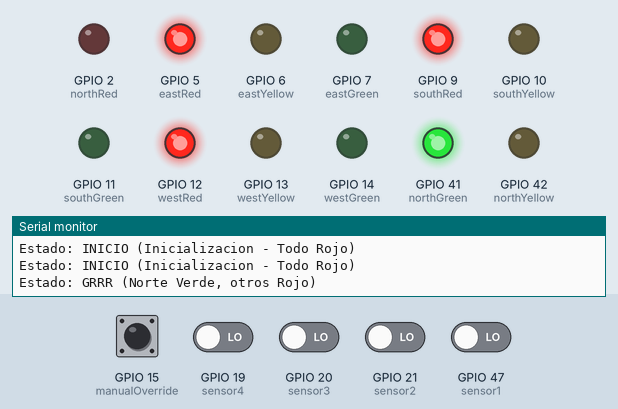
Bench run of a sketch on a simulated ESP32-S3. Parts: output pins drawn as LEDs (lit = HIGH), the last lines printed to the serial monitor. The inputs (shaded band) are chosen by the test bench; at power-on: GPIO 15 (manualOverride) HIGH, GPIO 19 (sensor4), GPIO 20 (sensor3), GPIO 21 (sensor2), GPIO 47 (sensor1) LOW.

Above: at 3.5 s.
3.6 s: GPIO 15 (manualOverride) pulled LOW for 1 s
At 4.3 s:
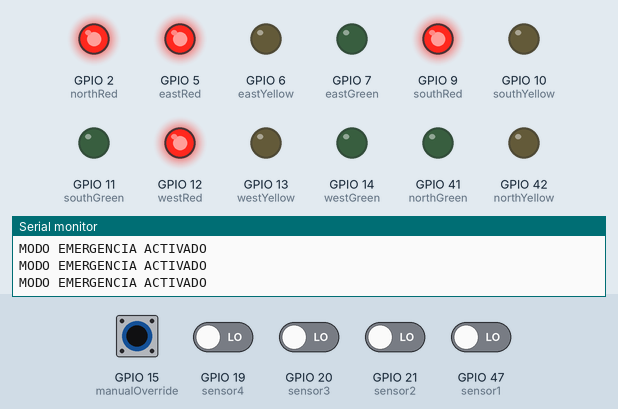
7.7 s: GPIO 47 (sensor1) driven LOW
At 10.2 s:
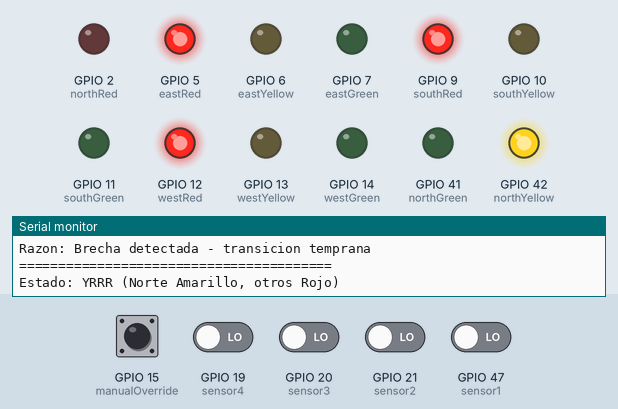
Timing chart, 0 to 27.2 s (numbered marks = the images above; inputs shaded):
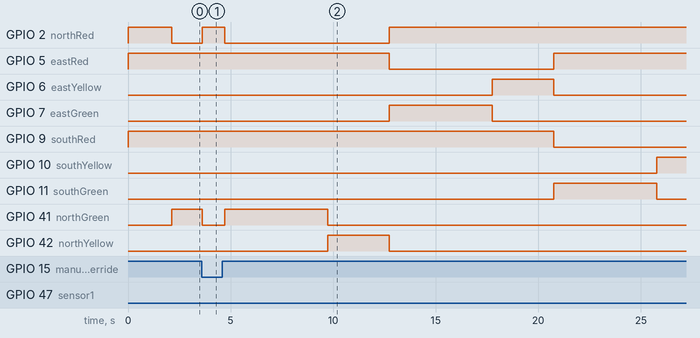

The sketch:

sketch.ino
```cpp
//
// Nodo de Control de Luz de Trafico
//
// Este sistema controla una intersección de vías con datos que recibe de las Unidades Detectoras (sensores)
// No posee timeout de sensores
// Autor: Juan Tiago Ruiz Rodriguez

// ============================================================================
// DEFINICIONES DE PINS
// ============================================================================

// Leds de luces de trafico (o salidas de relé para controlador de tráfico)
// Direccion Norte (Direccion 0)
const unsigned char northRed = 2;
const unsigned char northYellow = 42;
const unsigned char northGreen = 41;

// Direccion Este (Direccion 1)
const unsigned char eastRed = 5;
const unsigned char eastYellow = 6;
const unsigned char eastGreen = 7;

// Direccion Sur (Direccion 2)
const unsigned char southRed = 9;
const unsigned char southYellow = 10;
const unsigned char southGreen = 11;

// Direccion Oeste (Direccion 4)
const unsigned char westRed = 12;
const unsigned char westYellow = 13;
const unsigned char westGreen = 14;

// Entradas de sensores (para pruebas)
const unsigned char sensor1 = 47;  // Norte sensor
const unsigned char sensor2 = 21;  // Este sensor
const unsigned char sensor3 = 20;  // Sur sensor
const unsigned char sensor4 = 19;  // Oeste sensor

// Boton de emergencia/mantenimiento
const unsigned char manualOverride = 15;

// ============================================================================
// CONSTANTES DE TIEMPO
// ============================================================================

// Tiempo minimo, maximo, y de amarillo para cada fase (milisegundos)
const unsigned long tiempo_min = 5000;   // 5 segundos minimo
const unsigned long tiempo_max = 20000;  // 20 segundos maximo
const unsigned long tiempo_amarillo = 3000; // 3 segundos amarillo
const unsigned long tiempo_semaforo = 2000; // 2 segundos todo rojo emergencia

// Variables de tiempo
unsigned long timerMillis;
#define accumulatedMillis millis() - timerMillis

// ============================================================================
// DEFINICIONES DE ESTADOS
// ============================================================================

// Estados de luz de trafico basados en el diagrama de maquina de estados
enum TrafficStates {
  INICIO,     // 0 - Estado Inicial - Todo Rojo
  GRRR,       // 1 - Norte Verde, otros Rojo
  YRRR,       // 2 - North Yellow, otros Rojo
  RGRR,       // 3 - Este Verde, otros Rojo
  RYRR,       // 4 - Este Amarillo, otros Rojo
  RRGR,       // 5 - Sur Verde, otros Rojo
  RRYR,       // 6 - Sur Amarillo, otros Rojo
  RRRG,       // 7 - Oeste Verde, otros Rojo
  RRRY,       // 8 - Oeste Amarillo, otros Rojo
  YYYY        // 9 - Todos Amarillo (seguridad/mantenimiento)
};

unsigned char trafficState;

// ============================================================================
// VARIABLES DE CONTROL Y SENSORES
// ============================================================================

bool sensorActive[4] = {false, false, false, false};
float traffic_density [4] = {0.0, 0.0, 0.0, 0.0};
unsigned long phaseStartTime;
bool emergencyMode = false;
unsigned char previousState = 255;  // Inicializa a un estado no valido
// ============================================================================
// FUNCION SETUP
// ============================================================================

void setup() {
  Serial.begin(115200);
  Serial.println("Controlador de Luz de Trafico Iniciando...");
  // Inicializa los LED de salida
  pinMode(northRed, OUTPUT);
  pinMode(northYellow, OUTPUT);
  pinMode(northGreen, OUTPUT);
  pinMode(eastRed, OUTPUT);
  pinMode(eastYellow, OUTPUT);
  pinMode(eastGreen, OUTPUT);
  pinMode(southRed, OUTPUT);
  pinMode(southYellow, OUTPUT);
  pinMode(southGreen, OUTPUT);
  pinMode(westRed, OUTPUT);
  pinMode(westYellow, OUTPUT);
  pinMode(westGreen, OUTPUT);

  // Inicializa entradas de sensores (pruebas) y emergencia
  pinMode(sensor1, INPUT);
  pinMode(sensor2, INPUT);
  pinMode(sensor3, INPUT);
  pinMode(sensor4, INPUT);
  pinMode(manualOverride, INPUT_PULLUP);

  // Comienza en estado inicial
  trafficState = INICIO;
  timerMillis = millis();

  // Coloca todas las luces en rojo inicialmente
  setAllRed();

  Serial.println("Sistema inicializado - Todo Rojo");
  Serial.println("Secuencia completa: INICIO→GRRR→YRRR→RGRR→RYRR→RRGR→RRYR→RRRG→RRRY→repite");
}


void loop() {
  // Read sensors
  readSensors();

  // Checkea por override de emergencia
  if (digitalRead(manualOverride) == LOW) {
    emergencyMode = true;
    trafficState = YYYY;
    setAllRed();
    Serial.println("MODO EMERGENCIA ACTIVADO");
    return;
  } else {
    emergencyMode = false;
  }

  // Maquina de estados principal
  switch (trafficState) {

    case INICIO:
      Serial.println("Estado: INICIO (Inicializacion - Todo Rojo)");
      setAllRed();
      if (accumulatedMillis >= tiempo_semaforo) {
        timerMillis = millis();
        trafficState = GRRR;  // Comienza con direccion norte
      }
      break;

    case GRRR:
      if (previousState != GRRR) {
        Serial.println("Estado: GRRR (Norte Verde, otros Rojo)");
        previousState = GRRR;  // Actualiza el estado previo para imprimir una sola vez
      }
      setTrafficLights(1, 0, 0, 0); // Coloca las luces en Norte Verde, otros Rojo

      // Revisa las condiciones de transicion
      if (accumulatedMillis >= tiempo_min) {
        // Tiempo minimo cumplido, revisa por razones para cambiar
        if (accumulatedMillis >= tiempo_max ||
            (!sensorActive[0])) {

          // Captura la duracion del verde para obtener estadistica de densidad
          unsigned long greenLightDuration = accumulatedMillis;

          // Convierte a medida de densidad de trafico (1-100%)
          traffic_density[0] = ((float)(greenLightDuration - tiempo_min) / (float)(tiempo_max - tiempo_min)) * 100.0;

          // Ajusta al rango 1-100
          if (traffic_density[0] < 1.0) traffic_density[0] = 1.0;
          if (traffic_density[0] > 100.0) traffic_density[0] = 100.0;

          Serial.println("========================================");
          Serial.print("DURACION DE LUZ VERDE NORTE: ");
          Serial.print(greenLightDuration);
          Serial.print(" ms (");
          Serial.print(greenLightDuration / 1000.0, 1);
          Serial.println(" segundos)");

          Serial.print("DENSIDAD DE TRAFICO: ");
          Serial.print(traffic_density[0], 1);
          Serial.println("%");

          // Imprime por que cambio la luz verde
          if (accumulatedMillis >= tiempo_max) {
            Serial.println("Razon: Tiempo maximo limite alcanzado\n");
          } else if (!sensorActive[0]) {
            Serial.println("Razon: Brecha detectada - transicion temprana");
          }
          Serial.println("========================================");
          timerMillis = millis();
          trafficState = YRRR;
        }
      }
      break;

    case YRRR:
      if (previousState != YRRR) {
        Serial.println("Estado: YRRR (Norte Amarillo, otros Rojo)");
        previousState = YRRR;
      }

      setTrafficLights(2, 0, 0, 0);

      if (accumulatedMillis >= tiempo_amarillo) {
        timerMillis = millis();
        trafficState = RGRR;
      }
      break;

    case RGRR:
      if (previousState != RGRR) {
        Serial.println("Estado: RGRR (Este Verde, otros Rojo)");
        previousState = RGRR;
      }

      setTrafficLights(0, 1, 0, 0);

      if (accumulatedMillis >= tiempo_min) {
        if (accumulatedMillis >= tiempo_max ||
            (!sensorActive[1])) {

          unsigned long greenLightDuration = accumulatedMillis;

          traffic_density[1] = ((float)(greenLightDuration - tiempo_min) / (float)(tiempo_max - tiempo_min)) * 100.0;

          if (traffic_density[1] < 1.0) traffic_density[1] = 1.0;
          if (traffic_density[1] > 100.0) traffic_density[1] = 100.0;

          Serial.println("========================================");
          Serial.print("DURACION DE LUZ VERDE ESTE: ");
          Serial.print(greenLightDuration);
          Serial.print(" ms (");
          Serial.print(greenLightDuration / 1000.0, 1);
          Serial.println(" segundos)");

          Serial.print("DENSIDAD DE TRAFICO: ");
          Serial.print(traffic_density[1], 1);
          Serial.println("%");

          // Imprime por que cambio la luz verde
          if (accumulatedMillis >= tiempo_max) {
            Serial.println("Razon: Tiempo maximo limite alcanzado\n");
          } else if (!sensorActive[1]) {
            Serial.println("Razon: Brecha detectada - transicion temprana");
          }
          Serial.println("========================================");

          timerMillis = millis();
          trafficState = RYRR;
        }
      }
      break;

    case RYRR:
      if (previousState != RYRR) {
        Serial.println("Estado: RYRR (Este Amarillo, otros Rojo)");
        previousState = RYRR;
      }

      setTrafficLights(0, 2, 0, 0);

      if (accumulatedMillis >= tiempo_amarillo) {
        timerMillis = millis();
        trafficState = RRGR;
      }
      break;

    case RRGR:
      if (previousState != RRGR) {
        Serial.println("Estado: RRGG (Sur Verde, otros Rojo)");
        previousState = RRGR;
      }

      setTrafficLights(0, 0, 1, 0);

      if (accumulatedMillis >= tiempo_min) {
        if (accumulatedMillis >= tiempo_max ||
            (!sensorActive[2])) {

          unsigned long greenLightDuration = accumulatedMillis;

          traffic_density[2] = ((float)(greenLightDuration - tiempo_min) / (float)(tiempo_max - tiempo_min)) * 100.0;

          if (traffic_density[2] < 1.0) traffic_density[2] = 1.0;
          if (traffic_density[2] > 100.0) traffic_density[2] = 100.0;


          Serial.println("========================================");
          Serial.print("DURACION DE LUZ VERDE SUR: ");
          Serial.print(greenLightDuration);
          Serial.print(" ms (");
          Serial.print(greenLightDuration / 1000.0, 1);
          Serial.println(" segundos)");

          Serial.print("DENSIDAD DE TRAFICO: ");
          Serial.print(traffic_density[2], 1);
          Serial.println("%");

          // Imprime por que cambio la luz verde
          if (accumulatedMillis >= tiempo_max) {
            Serial.println("Razon: Tiempo maximo limite alcanzado\n");
          } else if (!sensorActive[2]) {
            Serial.println("Razon: Brecha detectada - transicion temprana");
          }
          Serial.println("========================================");

          timerMillis = millis();
          trafficState = RRYR;
        }
      }
      break;

    case RRYR:
      if (previousState != RRYR) {
        Serial.println("Estado: RRYY (Sur Amarillo, otros Rojo)");
        previousState = RRYR;
      }

      setTrafficLights(0, 0, 2, 0);

      if (accumulatedMillis >= tiempo_amarillo) {
        timerMillis = millis();
        trafficState = RRRG;
      }
      break;

    case RRRG:
      if (previousState != RRRG) {
        Serial.println("Estado: RRRG (Oeste Verde, otros Rojo)");
        previousState = RRRG;
      }

      setTrafficLights(0, 0, 0, 1);

      if (accumulatedMillis >= tiempo_min) {
        if (accumulatedMillis >= tiempo_max ||
            (!sensorActive[3])) {

          unsigned long greenLightDuration = accumulatedMillis;

          traffic_density[3] = ((float)(greenLightDuration - tiempo_min) / (float)(tiempo_max - tiempo_min)) * 100.0;

          if (traffic_density[3] < 1.0) traffic_density[3] = 1.0;
          if (traffic_density[3] > 100.0) traffic_density[3] = 100.0;

          Serial.println("========================================");
          Serial.print("DURACION DE LUZ VERDE OESTE: ");
          Serial.print(greenLightDuration);
          Serial.print(" ms (");
          Serial.print(greenLightDuration / 1000.0, 1);
          Serial.println(" seconds)");

          Serial.print("DENSIDAD DE TRAFICO: ");
          Serial.print(traffic_density[3], 1);
          Serial.println("%");

          // Imprime por que cambio la luz verde
          if (accumulatedMillis >= tiempo_max) {
            Serial.println("Razon: Tiempo maximo limite alcanzado\n");
          } else if (!sensorActive[3]) {
            Serial.println("Razon: Brecha detectada - transicion temprana");
          }
          Serial.println("========================================");

          timerMillis = millis();
          trafficState = RRRY;
        }
      }
      break;

    case RRRY:
      if (previousState != RRRY) {
        Serial.println("Estado: RRRY (Oeste Amarillo, otros Rojo)");
        previousState = RRRY;
      }

      setTrafficLights(0, 0, 0, 2);

      if (accumulatedMillis >= tiempo_amarillo) {
        timerMillis = millis();
        trafficState = GRRR; // Repite
      }
      break;

    case YYYY:
      Serial.println("Estado: RRRR (Todos Rojos Emergencia)");
      setAllRed();

      if (accumulatedMillis >= tiempo_semaforo) {
        timerMillis = millis();
        trafficState = GRRR;
      }
      break;

    default:
      Serial.println("ERROR: Estado desconocido - volviendo a INICIO");
      trafficState = INICIO;
      timerMillis = millis();
      break;
  }

  delay(100);
}

// ============================================================================
// FUNCIONES DE AYUDA
// ============================================================================

void readSensors() {
  // lee sensores digitales (simulacion de unidad detectora)
  sensorActive[0] = digitalRead(sensor1); // North
  sensorActive[1] = digitalRead(sensor2); // East
  sensorActive[2] = digitalRead(sensor3); // South
  sensorActive[3] = digitalRead(sensor4); // West

}

void setAllRed() {
  // Coloca todas las luces en rojo, apaga verdes y amarillos
  digitalWrite(northRed, HIGH);
  digitalWrite(northYellow, LOW);
  digitalWrite(northGreen, LOW);

  digitalWrite(eastRed, HIGH);
  digitalWrite(eastYellow, LOW);
  digitalWrite(eastGreen, LOW);

  digitalWrite(southRed, HIGH);
  digitalWrite(southYellow, LOW);
  digitalWrite(southGreen, LOW);

  digitalWrite(westRed, HIGH);
  digitalWrite(westYellow, LOW);
  digitalWrite(westGreen, LOW);
}

void setTrafficLights(int north, int east, int south, int west) {
  // Coloca todas las luces para cada direccion
  // 0 = Rojo, 1 = Verde, 2 = Amarillo

  setDirectionLight(north, northRed, northYellow, northGreen);
  setDirectionLight(east, eastRed, eastYellow, eastGreen);
  setDirectionLight(south, southRed, southYellow, southGreen);
  setDirectionLight(west, westRed, westYellow, westGreen);
}

void setDirectionLight(int state, int redPin, int yellowPin, int greenPin) {
  switch(state) {
    case 0: // Rojo
      digitalWrite(redPin, HIGH);
      digitalWrite(yellowPin, LOW);
      digitalWrite(greenPin, LOW);
      break;
    case 1: // Verde
      digitalWrite(redPin, LOW);
      digitalWrite(yellowPin, LOW);
      digitalWrite(greenPin, HIGH);
      break;
    case 2: // Amarillo
      digitalWrite(redPin, LOW);
      digitalWrite(yellowPin, HIGH);
      digitalWrite(greenPin, LOW);
      break;
    default: // Emergencia - Rojo
      digitalWrite(redPin, HIGH);
      digitalWrite(yellowPin, LOW);
      digitalWrite(greenPin, LOW);
      break;
  }
}
```

Measured:
- after the input at 3.6 s, GPIO 2 (northRed): LOW → HIGH at once, → LOW 1.1 s later; GPIO 41 (northGreen): HIGH → LOW after 0.02 s instead of 3.5 s; GPIO 42 (northYellow): stays LOW (without the input it goes to HIGH after 3.5 s)
